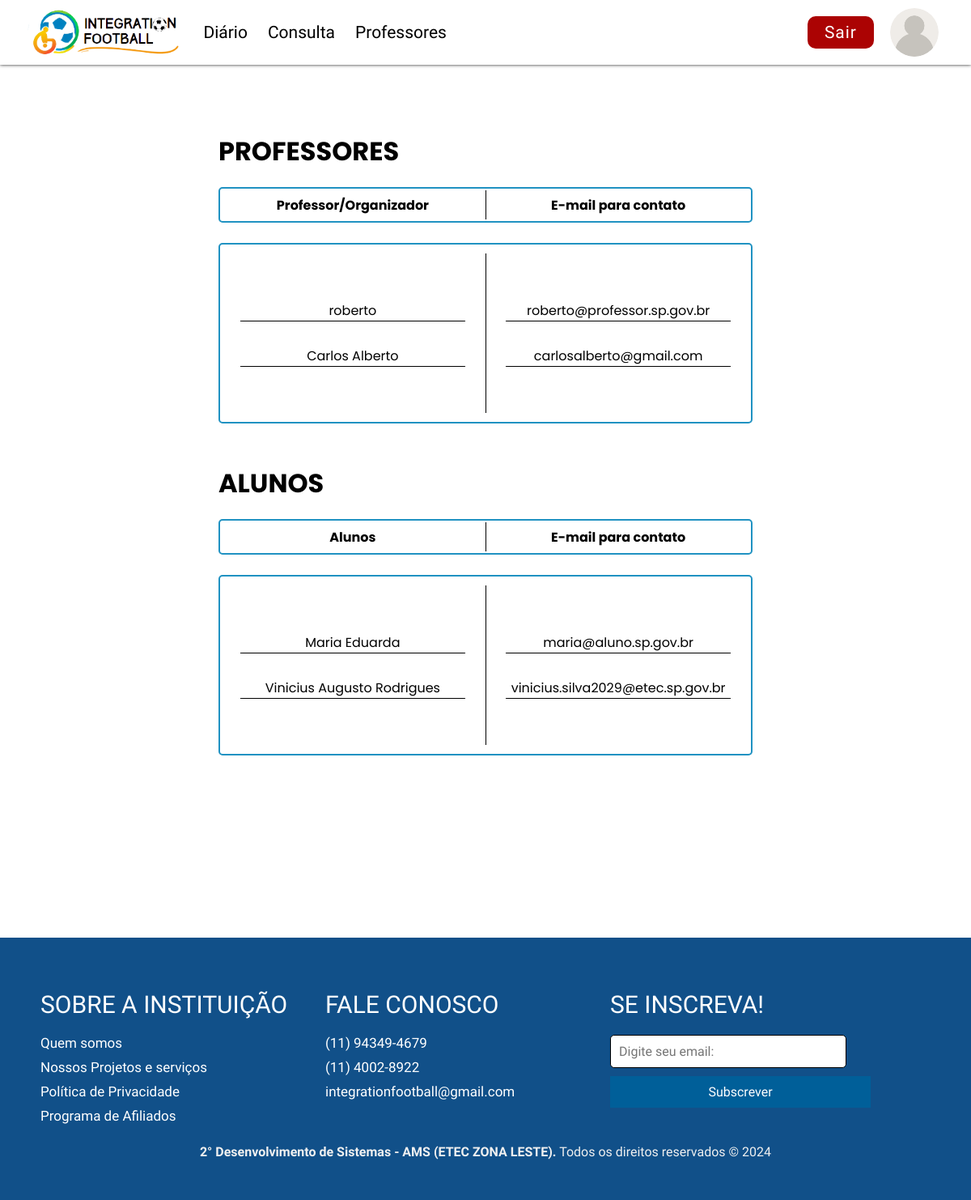
Before: /professores.php with the older database file.
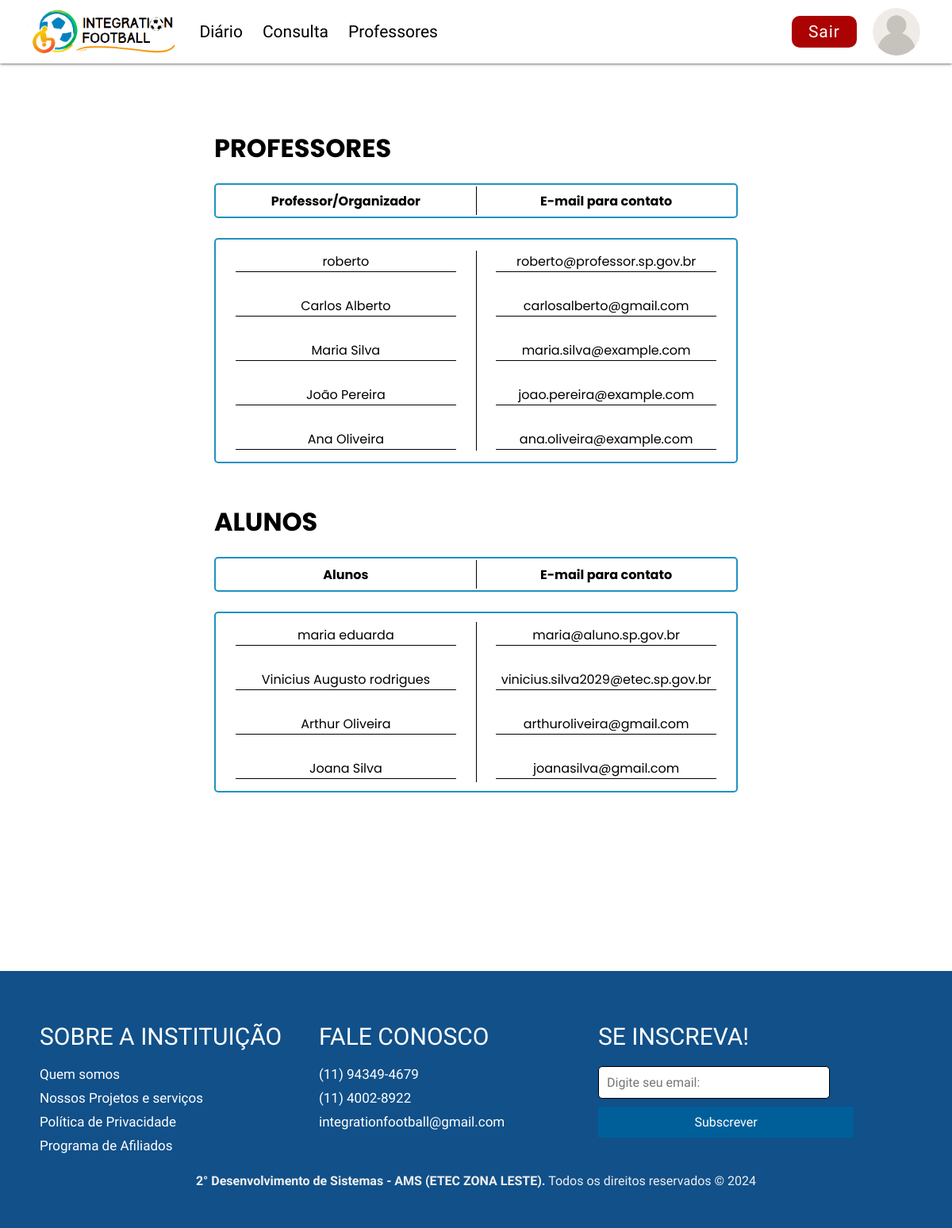
After: the same page with the newer database file.
### tables this page shows
CREATE TABLE `professores` (
  `id` int(11) NOT NULL,
  `nome_professor` varchar(255) NOT NULL,
  `cpf_professor` int(11) NOT NULL,
  `data_nasc` date NOT NULL,
  `email_professor` varchar(255) NOT NULL,
  `senha` varchar(55) NOT NULL,
  `telefone_professor` int(11) NOT NULL
);

CREATE TABLE `alunos` (
  `id_aluno` int(10) UNSIGNED NOT NULL,
  `data_nasc` date NOT NULL,
  `cpf_aluno` int(11) NOT NULL,
  `telefone_aluno` int(11) NOT NULL,
  `nome_aluno` varchar(255) NOT NULL,
  `email_aluno` varchar(255) NOT NULL,
  `senha` varchar(255) NOT NULL,
  `id_turma` int(10) UNSIGNED DEFAULT NULL
);

### controller/conexao.php (called while the page is built, shortened)
<?php
class Conexao {
    private $host = "localhost";
    private $usuario = "root";
    private $senha = "";
    private $banco = "integrationfootball";
    private $conexao;
    public function __construct() {
        $this->conexao = new mysqli($this->host, $this->usuario, $this->senha, $this->banco);
    }
    public function getConexao() {
        return $this->conexao;
    }
}
?>

### controller/professorcontroller.php (called while the page is built, shortened)
<?php
require_once $_SERVER['DOCUMENT_ROOT'] . '/Integration-Football/Integration-Football/model/professorModel.php';
class ProfessorController
{
    private $professor;
    public function __construct()
    {
        $this->professor = new Professor();
        if (isset($_POST['crud'])) {
            if ($_POST['crud'] == "INSERT") {
                $this->inserir();
            } elseif ($_POST['crud'] == "UPDATE") {
                $this->atualizar();
            } elseif ($_POST['crud'] == "DELETE") {
                $this->deletar();
            }
            header("Location:" . "../principal.php");
        } else {
            $this->listar();
        }
    }
    public function listar()
    {
        return $this->professor->listar();
    }
}
new ProfessorController();

### model/professorModel.php (called while the page is built, shortened)
<?php
require_once $_SERVER['DOCUMENT_ROOT'] . "/Integration-Football/Integration-Football/controller/conexao.php";
class Professor
{
    private $conexao;
    public function __construct()
    {
        $this->conexao = new Conexao();
    }
    public function listar()
    {
        $sql = "SELECT * FROM professores";
        $stmt = $this->conexao->getConexao()->prepare($sql);
        $stmt->execute();
        $result = $stmt->get_result();
        $professores = [];
        while ($professor = $result->fetch_assoc()) {
            $professores[] = $professor;
        }
        return $professores;
    }
}

### controller/alunocontroller.php (called while the page is built, shortened)
<?php
require_once $_SERVER['DOCUMENT_ROOT'].'/Integration-Football/Integration-Football/model/alunoModel.php';
class AlunoController {
    private $aluno;
    public function __construct() {
        $this->aluno = new Aluno();
        if(isset($_POST['crud'])){
            if($_POST['crud']=="INSERT"){
                $this->inserir();
            }elseif($_POST['crud']=="UPDATE"){
                 $this->atualizar();
            }elseif($_POST['crud']=="DELETE"){
                $this->deletar();
            }
            header("Location:" . "../principal.php");
        }else{
            $this->listar();
        }
    }
    public function listar(){
        return $this->aluno->listar();
    }
}
new AlunoController();
?>

### model/alunoModel.php (called while the page is built, shortened)
<?php
require_once $_SERVER['DOCUMENT_ROOT'] . "/Integration-Football/Integration-Football/controller/conexao.php";
class Aluno {
    private $conexao;
    public function __construct() {
            $this->conexao = new Conexao();
}
    public function listar(){
        $sql = "SELECT * FROM alunos";
        $stmt = $this->conexao->getConexao()->prepare($sql);
        $stmt->execute();
        $result = $stmt->get_result();
        $alunos = [];
        while($aluno = $result->fetch_assoc()){
            $alunos[] = $aluno;
        }
        return $alunos;
    }
}
?>

### professores.php (the view, shortened to what the changed rows need)
<?php
require_once $_SERVER['DOCUMENT_ROOT'] . '/Integration-Football/Integration-Football/controller/alunocontroller.php';
require_once $_SERVER['DOCUMENT_ROOT'] . '/Integration-Football/Integration-Football/controller/professorcontroller.php';
include_once('./templetes/headerAluno.php');
?>
<div class="container">
    <div id="consulta">
        <form id="form" action="">
            <h1 id="titulo">PROFESSORES</h1>
            <div id="table">
                <div id="nomes-professores">
                    <?php
                    $professorcontroller = new professorcontroller();
                    $professores = $professorcontroller->listar();
                    foreach ($professores as $professor) {
                    ?>
                        <div id="tr-nome">
                            <p><?= $professor['nome_professor']; ?></p>
                            <div class="separador-horizontal"></div>
                        </div>
                    <?php } ?>
                </div>
                <div id="contato-professores">
                    <?php
                    foreach ($professores as $professor) {
                    ?>
                        <div id="tr-nome">
                            <p><?= $professor['email_professor']; ?></p>
                            <div class="separador-horizontal"></div>
                        </div>
                    <?php } ?>
                </div>
            </div>
            <br><br>
            <h1 id="titulo">ALUNOS</h1>
            <div id="table">
                <div id="nomes-professores">
                    <?php
                    $alunocontroller = new alunocontroller();
                    $alunos = $alunocontroller->listar();
                    foreach ($alunos as $aluno) {
                    ?>
                        <div id="tr-nome">
                            <p><?= $aluno['nome_aluno']; ?></p>
                            <div class="separador-horizontal"></div>
                        </div>
                    <?php } ?>
                </div>
                <div id="contato-professores">
                    <?php
                    foreach ($alunos as $aluno) {
                    ?>
                        <div id="tr-nome">
                            <p><?= $aluno['email_aluno']; ?></p>
                            <div class="separador-horizontal"></div>
                        </div>
                    <?php } ?>
                </div>
            </div>
        </form>
    </div>
    <br><br><br><br><br>
</div>

Changed rows visible on the page:
added professores: nome_professor "Maria Silva", email_professor "maria.silva@example.com"
added professores: nome_professor "João Pereira", email_professor "joao.pereira@example.com"
added professores: nome_professor "Ana Oliveira", email_professor "ana.oliveira@example.com"
changed alunos "maria@aluno.sp.gov.br": nome_aluno "Maria Eduarda" → "maria eduarda"
changed alunos "vinicius.silva2029@etec.sp.gov.br": nome_aluno "Vinicius Augusto Rodrigues" → "Vinicius Augusto rodrigues"
added alunos: nome_aluno "Arthur Oliveira", email_aluno "arthuroliveira@gmail.com"
added alunos: nome_aluno "Joana Silva", email_aluno "joanasilva@gmail.com"
